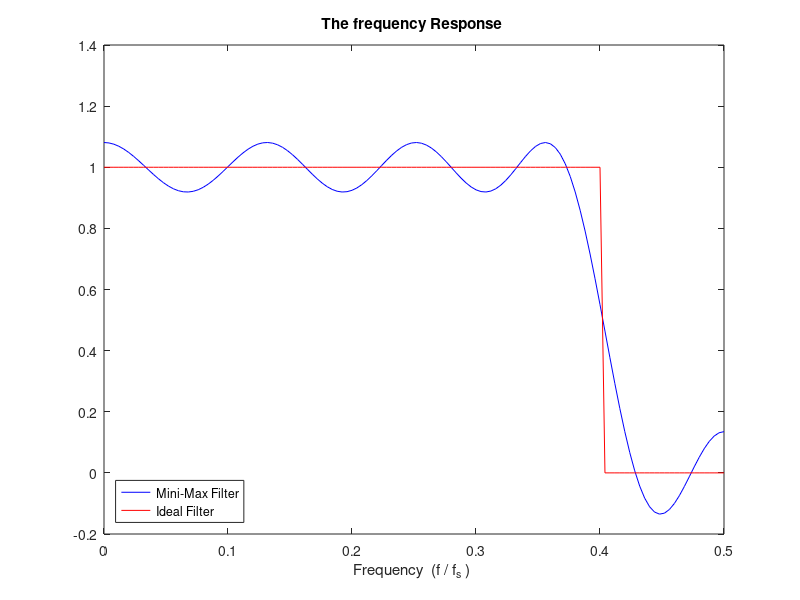
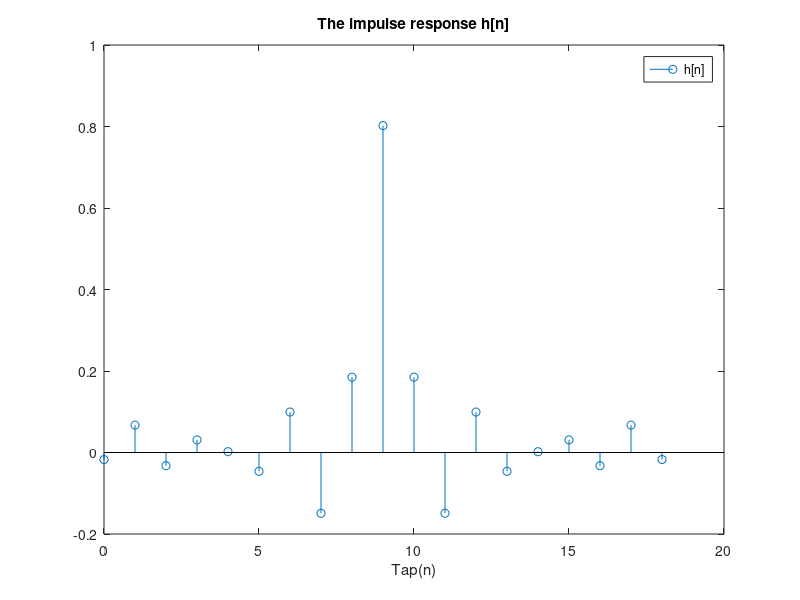

The MATLAB script that drew these images, in order:
%%%%%%%%%%%%%%%%%%%%%%%%%%%%%%%%%%%%%%%%%%%%%%%%%%%%%%%%%%%%%%%%%%%%%
%%%%%%%%%%%%%%%%% Mini-Max Low Pass Filter %%%%%%%%%%%%%%%%%%%%%%%%%%
%%%%%%%%%%%% 電機碩一  r06921048    李友岐  %%%%%%%%%%%%%%%%%%%%%%%%%%%
%%%%%%%%%%%%%%%%%%%%%%%%%%%%%%%%%%%%%%%%%%%%%%%%%%%%%%%%%%%%%%%%%%%%% 
%%%%%%%%%%%%%%%%%%%%%% Set up parameters %%%%%%%%%%%%%%%%%%%%%%%%%%%%
fl = 19 ;  %  Filter Length
k = (fl-1)/2; % k=9
NofEP = k+2; % choose 11 extreme points
freq = 2.5*10^3; % Sampling frequency = 2500 Hz
PassBand = 10^3; % Pass Band = 0~1000 Hz
BandEdge = PassBand/freq; % bandband edge=0.40 f/fs
f1 = 950/freq; % Transition band starts from 0.38 f/fs
f2 = 1050/freq; % Transition band ends to 0.42 f/fs
ws = 0.6; % W(F)=0.6 for stopband 
wp = 1; % W(F)=1 for passband
delta = 0.0001; % delta = 0.0001
ep = [0 0.05 0.10 0.15 0.20 0.25 0.30 0.35 0.43 0.45 0.50];% Initial guess 11 extreme points 
r = 4*10^-3; % resolution
x = 0:r:0.5; % range 0~0.5 f/fs
tf = [ones(1,length(0:r:f1)) zeros(1,length(f1+r:r:f2-r)) ones(1,length(f2:r:0.5))];
hv = zeros(NofEP,1); 
Matrix = ones(NofEP,NofEP);
pb = 0:r:BandEdge; % passband 
sb = BandEdge+r:r:0.5; % stopband  
Hd = [ones(1,length(pb)), zeros(1,length(sb))]; % Ideal Low Pass Filter
wf = [wp*ones(1,length(pb)), ws*ones(1,length(sb))]; % weighting function
E1 = 10^6; % Set  E1-> infinite
E0 = 0;    % Set  E0=0
 
for n=1:20 %   After 20 iterations, if it still not converge, then break the for loop    
    for c1=1:NofEP
        
        if (ep(c1)>f1)
            Matrix(c1,NofEP) = (-1)^(c1-1)*1/ws;
        else
            Matrix(c1,NofEP) = (-1)^(c1-1)*1/wp;
        end   
    end 
    for c1 = 1:NofEP
        if(ep(c1)<=BandEdge)
            hv(c1,1) = 1;
        else
            hv(c1,1) = 0;
        end
    end 
    for c2=1:k
        for c1 = 1:NofEP
            Matrix(c1,c2+1) = cos(ep(c1)*2*pi*c2);
        end
    end 
    rf = zeros(1,length(x));
    matrix2 = inv(Matrix)*hv;
    ep2 = matrix2(1:k+1);    
    for c2 = 0:k
        rf = rf + cos(c2*x*2*pi)*matrix2(c2+1);
    end
    errf = (rf - Hd).*tf.*wf;
    [c3,c4] =  findpeaks(abs(errf));
    E0 = max(abs(errf));      
    if length(c4) > NofEP+2
        fprintf(1,'It fail\n');
    else
        ep = zeros(1,NofEP);
        ep(1:length(c4)) =  (c4-1)*r;
        for matrix2=1:NofEP
            if ( ep(matrix2)==f1 || ep(matrix2) == f2)
                ep(matrix2) = 0;
            end
        end
        ep = sort(ep);
    end        
    % Check wther extreme point is on the boundary
    c2 = 1; 
    len = NofEP - length(c4)+2;
    if c2<len+1  % check whether if 0.38 f/fs is extreme point
        if  abs(errf(f1/r))<abs(errf(1+ f1/r))
            ep(c2) = f1; 
            c2 = c2+1;
        end 
    end
    if c2<len+1  % check whether if 0.42 f/fs is extreme point
        if  abs(errf(2+f2/r))<abs(errf(1+ f2/r))
            ep(c2) = f2; 
            c2 = c2+1;
        end 
    end   
    if c2<len+1  % check whether if 0.5 f/fs is extreme point
        if  abs(errf(0.5/r))<abs(errf(1+0.5/r))
            ep(c2) = 0.5; 
            c2 = c2+1;
        end 
    end
    if c2<NofEP+1  % check whether 0 f/fs is extreme point
        if abs(errf(2))<abs(errf(1))
            ep(c2) = 0;
            c2 = c2+1;
        end
    end
    ep = sort(ep);        
    if E1-E0 >= 0 && E1-E0 <= delta % Iteration Stop 
       fprintf(1,'\n');
       fprintf(1,'Iteration  %d, Max(|error|)=%3.4f\t  Converge!\n\nIteration End\n', n, E0);
       break 
    else                           % Iteration Continue
       fprintf(1,'\n');
       fprintf(1,'Iteration  %d, Max(|error|)=%3.4f\t  Continue\n', n, E0);
       E1 = E0;
    end
    
end
k2=1+k;
mh = zeros(1,fl);
for c2 = 1:k2
    mh((k2)-(1-c2)) = ep2(c2)*0.5;
    mh((k2)+(1-c2)) = ep2(c2)*0.5;
end
mh(k2) = mh(k2)*2; 
% Plot two figure
figure(1)
plot(x,rf,'-b')
title('The frequency Response ');
xlabel('Frequency  (f / f_s ) ')
hold on
plot(x,Hd,'-r') 
legend('Mini-Max Filter','Ideal Filter','Location','southwest')
figure(2)
stem(0:fl-1,mh);
title('The impulse response h[n]');
xlabel('Tap(n)')
legend('h[n]')
